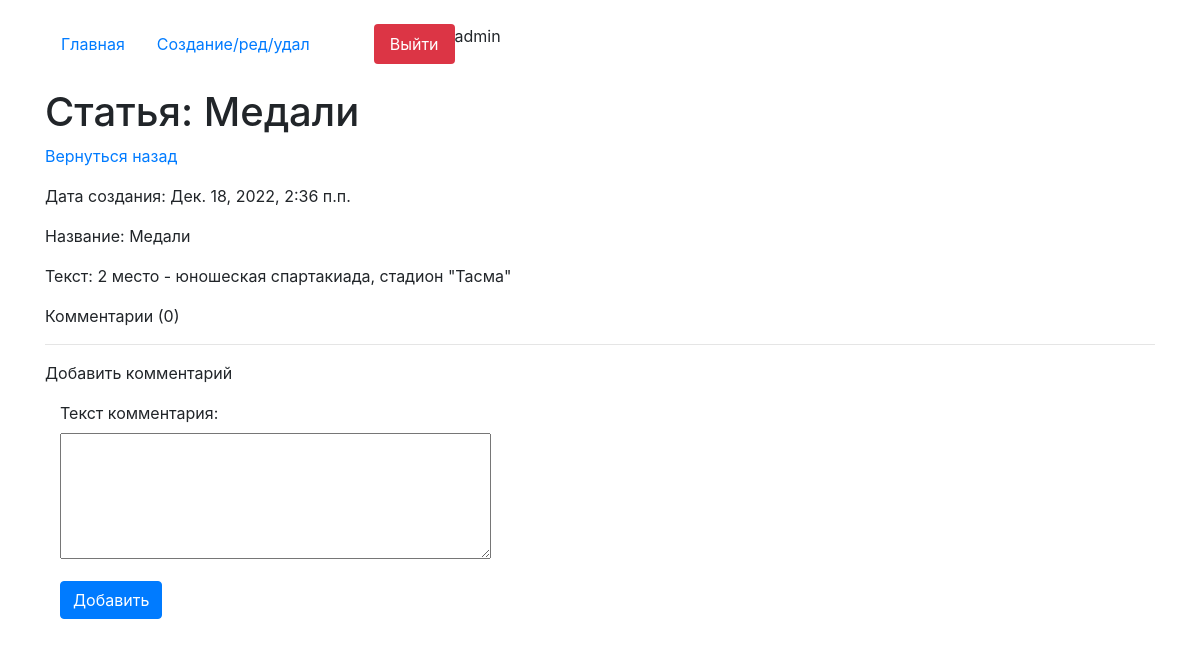
Page /detail/73 (signed in) on the committed database.
### core/models.py (models this page shows, shortened)
class Articles(models.Model):
    author = models.ForeignKey(User, on_delete = models.CASCADE, verbose_name='Владелец достижения', blank = True, null = True )
    create_date = models.DateTimeField(auto_now=True)
    name = models.CharField(max_length=200, verbose_name='Название')
    text = models.TextField(verbose_name='Текст')
    class Meta:
        verbose_name='Статью'
        verbose_name_plural='Статьи'

### core/views.py (the view, shortened to what this page needs)
# urls.py: path('detail/<int:pk>', views.HomeDetailView.as_view(), name='detail_page'),
class HomeDetailView(CustomSuccessMessageMixin, FormMixin, DetailView):
    model = Articles
    template_name = 'detail.html'
    context_object_name = 'get_article'
    form_class = CommentForm
    success_msg = 'Комментарий успешно создан, ожидайте модерации'

### core/forms.py
class CommentForm(forms.ModelForm):
    class Meta:
        model = Comments
        fields = ('text',)
    def __init__(self,*args,**kwargs):
        super().__init__(*args,**kwargs)
        for field in self.fields:
            self.fields[field].widget.attrs['class'] = 'form-control'
        self.fields['text'].widget = Textarea(attrs={'rows':5})

### core/models.py (called while the page is built)
    def get_queryset(self):
        return super().get_queryset().filter(Q(status=False, author = get_current_user()) | Q(status=False, article__author=get_current_user()) | Q(status=True))

### core/templates/detail.html (shortened to what this page needs)
{% extends 'index.html' %}
    {% block content %}
    <h1 class="mt-4">Статья: {{get_article.name}}</h1>
    <p><a href="/">Вернуться назад</a></p>
    <p>Дата создания:  {{get_article.create_date}}</p>
    <p>Название:  {{get_article.name}}</p>
    <p>Текст: {{get_article.text}}</p>
    <p>Комментарии ({{get_article.comments_articles.all.count}})</p>
    <hr>
    <p>Добавить комментарий</p>
    <div class="col-4">
        <form action="" id="add_form" method="post">
                {{form.as_p}}
        </form>
        <button form="add_form" type="submit" class="btn btn-primary">Добавить</button>
    </div>
{% endblock %}

### core/templates/index.html (shortened to what this page needs)
<!doctype html>
<html lang="en">
  <head>
    <link rel="stylesheet" href="https://stackpath.bootstrapcdn.com/bootstrap/4.4.1/css/bootstrap.min.css">
  </head>
  <body>
      <div class="container mt-4">
          <ul class="nav nav-pills">
  <li class="nav-item">
      {% url 'home' as url_home %}
    <a class="nav-link {% if url_home == request.path %}active{% endif %}" href="{{url_home}}">Главная</a>
  </li>
  <li class="nav-item">
      {% url 'edit_page' as url_edit_page %}
    <a class="nav-link {% if url_edit_page == request.path %}active{% endif %}" href="{{url_edit_page}}">Создание/ред/удал</a>
  </li>
  {% if request.user.is_authenticated %}
      <li class="nav-item">
        {% url 'logout_page' as url_logout_page %}
    <a class="nav-link btn-danger ml-5" href="{{url_logout_page}}">Выйти</a>
  </li>
  {% endif %}
{{request.user}}
</ul>
    {% block content %}{% endblock %}
</div>
  </body>
</html>

### rows in the picture
Articles: name "Медали", create_date "Дек. 18, 2022, 2:36 п.п.", text "2 место - юношеская спартакиада, стадион \"Тасма\"", comments_articles.all.count "0"

### other values in the picture
{{ request.user }} "admin"
